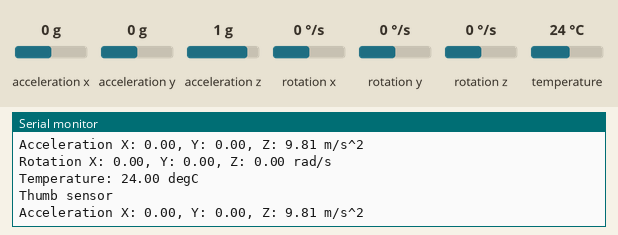
This sketch was run on a simulated Arduino Uno, built with avr-gcc and run on an emulated ATmega328P. Parts: the last lines printed to the serial monitor. Inputs (shaded band) come from the test bench; at power-on: acceleration x 0 g, acceleration y 0 g, acceleration z 1 g, rotation x 0 °/s, rotation y 0 °/s, rotation z 0 °/s, temperature 24 °C.

Above: at 1.7 s.
1.8 s: acceleration x set to -1.4 g
At 2.6 s:
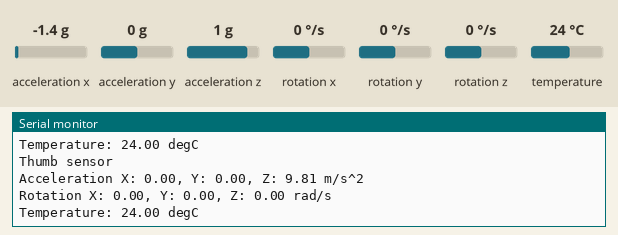
5.3 s: acceleration y set to -1.4 g
At 6.6 s:
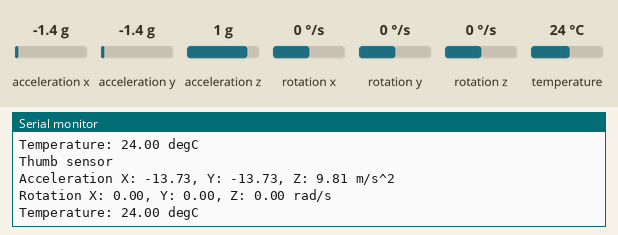
6.8 s: acceleration z set to -1.4 g
At 7.9 s:
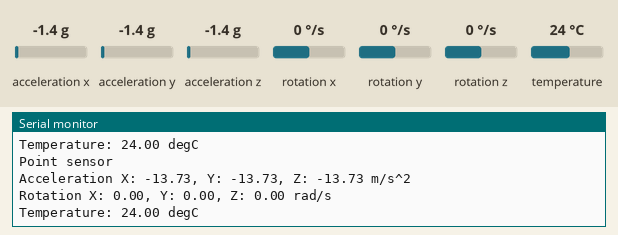
8.3 s: rotation x set to -192 °/s
At 9.7 s:
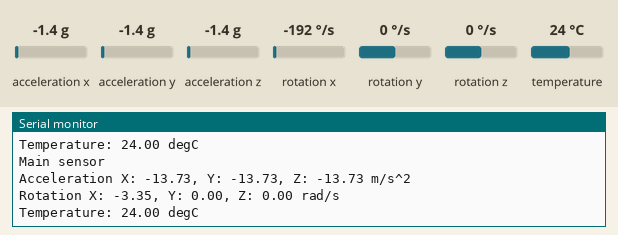
9.8 s: rotation y set to -192 °/s
At 11.1 s:
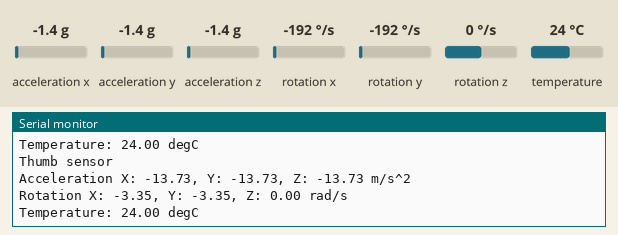

The sketch:

sensorCommunicationCodeV1.ino
```cpp
#include <Adafruit_MPU6050.h>
#include <Adafruit_Sensor.h>
//#include <SoftwareWire.h>
#include <Wire.h>

Adafruit_MPU6050 mpuMain;
Adafruit_MPU6050 mpuThumb;
Adafruit_MPU6050 mpuPoint;
Adafruit_MPU6050 mpuMiddle;

TwoWire Wire1 = TwoWire();
TwoWire Wire2 = TwoWire();

void mpu6050Init()
{
  // Initialize main chip with address 0x68
  if (!mpuMain.begin(0x68, &Wire)) {
    Serial.println("Failed to find MPU6050 main Chip");
    while (1) {
      delay(10);
    }
  }
  Serial.println("Main chip initialized");

  // Initialize thumb chip with address 0x69
  if (!mpuThumb.begin(0x69, &Wire)) {
    Serial.println("Failed to find MPU6050 thumb Chip");
    while (1) {
      delay(10);
    }
  }
  Serial.println("Thumb chip initialized");

  // Initialize point chip with address 0x69
  if (!mpuThumb.begin(0x68, &Wire)) {
    Serial.println("Failed to find MPU6050 point Chip");
    while (1) {
      delay(10);
    }
  }
  Serial.println("Point chip initialized");

  // Initialize middle chip with address 0x69
  if (!mpuThumb.begin(0x69, &Wire)) {
    Serial.println("Failed to find MPU6050 middle Chip");
    while (1) {
      delay(10);
    }
  }
  Serial.println("Middle chip initialized");

}

void mpu6050Setup(Adafruit_MPU6050 &mpu)
{
  Serial.println("Setup Start");
  mpu.setAccelerometerRange(MPU6050_RANGE_8_G);
  Serial.print("Accelerometer range set to: ");
  switch (mpu.getAccelerometerRange()) {
  case MPU6050_RANGE_2_G:
    Serial.println("+-2G");
    break;
  case MPU6050_RANGE_4_G:
    Serial.println("+-4G");
    break;
  case MPU6050_RANGE_8_G:
    Serial.println("+-8G");
    break;
  case MPU6050_RANGE_16_G:
    Serial.println("+-16G");
    break;
  }

  mpu.setGyroRange(MPU6050_RANGE_500_DEG);
  Serial.print("Gyro range set to: ");
  switch (mpu.getGyroRange()) {
  case MPU6050_RANGE_250_DEG:
    Serial.println("+- 250 deg/s");
    break;
  case MPU6050_RANGE_500_DEG:
    Serial.println("+- 500 deg/s");
    break;
  case MPU6050_RANGE_1000_DEG:
    Serial.println("+- 1000 deg/s");
    break;
  case MPU6050_RANGE_2000_DEG:
    Serial.println("+- 2000 deg/s");
    break;
  }

  mpu.setFilterBandwidth(MPU6050_BAND_5_HZ);
  Serial.print("Filter bandwidth set to: ");
  switch (mpu.getFilterBandwidth()) {
  case MPU6050_BAND_260_HZ:
    Serial.println("260 Hz");
    break;
  case MPU6050_BAND_184_HZ:
    Serial.println("184 Hz");
    break;
  case MPU6050_BAND_94_HZ:
    Serial.println("94 Hz");
    break;
  case MPU6050_BAND_44_HZ:
    Serial.println("44 Hz");
    break;
  case MPU6050_BAND_21_HZ:
    Serial.println("21 Hz");
    break;
  case MPU6050_BAND_10_HZ:
    Serial.println("10 Hz");
    break;
  case MPU6050_BAND_5_HZ:
    Serial.println("5 Hz");
    break;
  }
  Serial.println("");
}

void getValues(Adafruit_MPU6050 &mpu, int n)
{
  if(n == 1)
  {
    Serial.println("Main sensor");
  }
  else if(n == 2)
  {
    Serial.println("Thumb sensor");
  }
  else if(n == 3)
  {
    Serial.println("Point sensor");
  }
  else
  {
    Serial.println("Middle sensor");
  }
  sensors_event_t a, g, temp;
  mpu.getEvent(&a, &g, &temp);

  /* Print out the values */
  Serial.print("Acceleration X: ");
  Serial.print(a.acceleration.x);
  Serial.print(", Y: ");
  Serial.print(a.acceleration.y);
  Serial.print(", Z: ");
  Serial.print(a.acceleration.z);
  Serial.println(" m/s^2");

  Serial.print("Rotation X: ");
  Serial.print(g.gyro.x);
  Serial.print(", Y: ");
  Serial.print(g.gyro.y);
  Serial.print(", Z: ");
  Serial.print(g.gyro.z);
  Serial.println(" rad/s");

  Serial.print("Temperature: ");
  Serial.print(temp.temperature);
  Serial.println(" degC");
  Serial.println("");
}

void setup()
{
  Serial.begin(9600);
  Wire.begin();
  //Wire1.begin(4, 3);
  //Wire2.begin(5, 6);
  Serial.println("Trying to initialize sensors");
  mpu6050Init(); //initialize both MPU 6050 chips
  //setup MPU 6050
  mpu6050Setup(mpuMain);
  mpu6050Setup(mpuThumb);
  mpu6050Setup(mpuPoint);
  mpu6050Setup(mpuMiddle);
}

void loop()
{
  getValues(mpuMain, 1);
  delay(1000); // Shorter delay
  getValues(mpuThumb, 2);
  delay(1000); // Shorter delay
  getValues(mpuPoint, 3);
  delay(1000); // Shorter delay
  getValues(mpuMiddle, 4);
  delay(1000); // Shorter delay
}
```

Measured:
- after the input at 5.3 s, the serial monitor: prints a new line after 0.65 s (image 2)
- after the input at 6.8 s, the serial monitor: prints a new line after 0.22 s (image 3)
- after the input at 8.3 s, the serial monitor: prints a new line after 0.92 s (image 4)
- after the input at 9.8 s, the serial monitor: prints a new line after 0.50 s (image 5)
